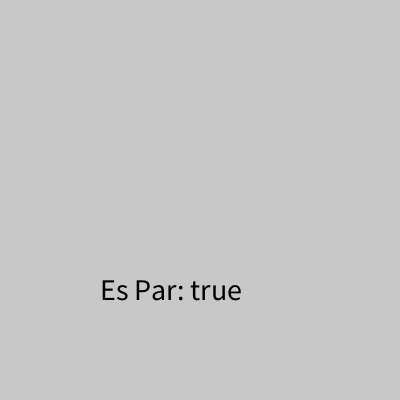
Frame 1 (no input)
Frame 60 (the mouse pressed at the canvas centre just before this capture): identical to frame 1, image omitted
Frame 120 (the mouse held since frame 60 and released just before this capture): identical to frame 1, image omitted

The Processing sketch that drew this single still picture (run headless with seeded random() and noise(); from frame 60 on, the mouse is pressed at the canvas centre):

// Processing sketch: funciones_parametros
// ── funciones_parametros.pde
void setup(){
  size(400,400);
}

void draw(){
  background(200);
  
  mostrarNumeroAleatorioEsPar(100, 300);
  
}

// ── funciones.pde
void mostrarNumeroAleatorioEsPar(int posX, int posY){
  boolean esPar = unNumeroAleatorioEsPar(50);
  
  textSize(30);
  fill(0);
  
  text("Es Par: " + esPar, posX, posY);
}

boolean unNumeroAleatorioEsPar(int cantidadRandom){
  return ((round(random(cantidadRandom))%2) == 0);
}
